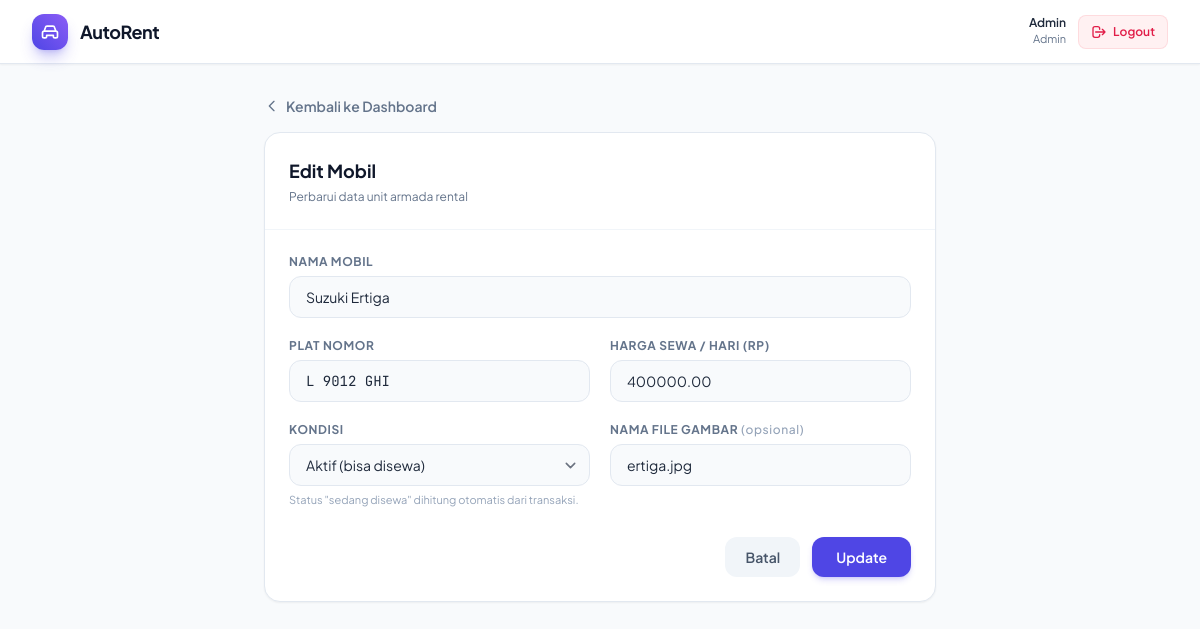
The page /mobil_update.php?id=3 (signed in) on the database its author committed.
### tables this page shows
CREATE TABLE IF NOT EXISTS mobil (
    id_mobil SERIAL PRIMARY KEY,
    nama_mobil VARCHAR(100) NOT NULL,
    plat_nomor VARCHAR(20) UNIQUE NOT NULL,
    harga_sewa_per_hari NUMERIC(10,2) NOT NULL,
    status VARCHAR(20) NOT NULL DEFAULT 'tersedia' CHECK (status IN ('tersedia', 'disewa', 'perbaikan')),
    gambar VARCHAR(255),
    created_at TIMESTAMP DEFAULT CURRENT_TIMESTAMP
);

### bootstrap.php (called while the page is built, shortened)
<?php
spl_autoload_register(function (string $nama_class) {
 $file = __DIR__."/model/" . strtolower($nama_class) . ".php";
 if (file_exists($file)) {
 return;
 }
});

### model/database.php (called while the page is built, shortened)
<?php
class Database
{
    private static ?Database $instance = null;
    private string $host = 'localhost';
    private string $port = '3306';
    private string $dbname = 'persewaan_mobil';
    private string $username = 'root';
    private string $password = '';
    private ?PDO $dbconn = null;
    public static function getInstance(): Database
    {
        if (self::$instance === null) {
            self::$instance = new self();
        }
        return self::$instance;
    }
    public function init_connect(): void
    {
        try {
            $dsn = "mysql:host={$this->host};port={$this->port};dbname={$this->dbname};charset=utf8mb4";
            $this->dbconn = new PDO($dsn, $this->username, $this->password);
            $this->dbconn->setAttribute(PDO::ATTR_ERRMODE, PDO::ERRMODE_EXCEPTION);
        } catch (PDOException $e) {
            throw new DatabaseException("Koneksi ke database {$this->dbname} tidak dapat dibentuk. Error: " . $e->getMessage());
        }
    }
    public function query(string $sql, array $params = [])
    {
        try {
            $sql = preg_replace('/\$[0-9]+/', '?', $sql);
            $stmt = $this->dbconn->prepare($sql);
            $stmt->execute(array_values($params));
            return $stmt;
        } catch (PDOException $e) {
            throw new DatabaseException("Query Error: " . $e->getMessage());
        }
    }
    public function fetchOne($result): ?array
    {
        $row = $result->fetch(PDO::FETCH_ASSOC);
        return $row ?: null;
    }
}

### model/mobil.php (called while the page is built, shortened)
<?php
class Mobil {
    private $dbconn;
    public function __construct()
    {
        $this->dbconn = Database::getInstance();
    }
    public function getById(int $id): ?array
    {
        $result = $this->dbconn->query('SELECT * FROM mobil WHERE id_mobil = $1 LIMIT 1', [$id]);
        return $this->dbconn->fetchOne($result);
    }
}

### mobil_update.php (the view, shortened to what this page needs)
<?php
require_once __DIR__ . '/bootstrap.php';
$mobilModel = new Mobil();
$id = (int) ($_GET['id'] ?? 0);
$mobil = $mobilModel->getById($id);
$inputCls = 'w-full text-sm bg-slate-50 border border-slate-200 rounded-xl px-4 py-2.5 text-slate-800 placeholder-slate-400 focus:bg-white focus:outline-none focus:ring-2 focus:ring-brand-500/20 focus:border-brand-500 transition-all';
$labelCls = 'block text-xs font-bold uppercase tracking-wider text-slate-500 mb-1.5';
?>
<!DOCTYPE html>
<html lang="id">
<head>
    <script src="https://cdn.tailwindcss.com?plugins=forms"></script>
</head>
<body class="font-sans text-slate-800 antialiased min-h-screen bg-slate-50 flex flex-col">
    <div class="app-main flex-1 flex flex-col min-w-0">
        <header class="h-16 bg-white border-b border-slate-200 sticky top-0 z-20 px-4 sm:px-8 flex items-center justify-between gap-4 shadow-sm">
            <a href="dashboard.php" class="flex items-center gap-3 shrink-0">
                <div class="w-9 h-9 rounded-xl bg-gradient-to-tr from-indigo-600 to-violet-500 flex items-center justify-center text-white shadow-lg shadow-indigo-600/30">
                </div>
                <span class="font-bold tracking-tight text-lg text-slate-900">AutoRent</span>
            </a>
            <div class="flex items-center gap-3 shrink-0">
                <div class="text-right hidden sm:block">
                    <p class="text-xs font-semibold text-slate-800">Admin</p>
                    <p class="text-[11px] text-slate-500">Admin</p>
                </div>
                <a href="logout.php" title="Logout"
                   class="inline-flex items-center gap-1.5 px-3 py-2 text-xs font-semibold rounded-lg bg-rose-50 text-rose-600 hover:bg-rose-100 border border-rose-200/60 transition-colors">
                    <svg class="w-4 h-4" fill="none" stroke="currentColor" viewBox="0 0 24 24"><path d="M17 16l4-4m0 0l-4-4m4 4H7m6 4v1a3 3 0 01-3 3H6a3 3 0 01-3-3V7a3 3 0 013-3h4a3 3 0 013 3v1" stroke-linecap="round" stroke-linejoin="round" stroke-width="2"></path></svg>
                    Logout
                </a>
            </div>
        </header>
        <main class="p-4 sm:p-8 flex-1">
            <div class="max-w-2xl mx-auto">
                <a href="dashboard.php" class="inline-flex items-center gap-1.5 text-sm font-semibold text-slate-500 hover:text-brand-600 transition-colors mb-4">
                    <svg class="w-4 h-4" fill="none" stroke="currentColor" viewBox="0 0 24 24"><path d="M15 19l-7-7 7-7" stroke-linecap="round" stroke-linejoin="round" stroke-width="2"></path></svg>
                    Kembali ke Dashboard
                </a>
                <section class="bg-white rounded-2xl border border-slate-200 shadow-sm overflow-hidden">
                    <div class="p-6 border-b border-slate-100">
                        <h1 class="text-lg font-bold text-slate-900">Edit Mobil</h1>
                        <p class="text-xs text-slate-500 mt-1">Perbarui data unit armada rental</p>
                    </div>
                    <form method="POST" class="p-6 space-y-5">
                        <div>
                            <label class="<?= $labelCls ?>" for="nama_mobil">Nama Mobil</label>
                            <input class="<?= $inputCls ?>" type="text" id="nama_mobil" name="nama_mobil" value="<?= htmlspecialchars($mobil['nama_mobil']) ?>" required>
                        </div>
                        <div class="grid grid-cols-1 sm:grid-cols-2 gap-5">
                            <div>
                                <label class="<?= $labelCls ?>" for="plat_nomor">Plat Nomor</label>
                                <input class="<?= $inputCls ?> font-mono" type="text" id="plat_nomor" name="plat_nomor" value="<?= htmlspecialchars($mobil['plat_nomor']) ?>" required>
                            </div>
                            <div>
                                <label class="<?= $labelCls ?>" for="harga_sewa_per_hari">Harga Sewa / Hari (Rp)</label>
                                <input class="<?= $inputCls ?>" type="number" id="harga_sewa_per_hari" name="harga_sewa_per_hari" value="<?= htmlspecialchars($mobil['harga_sewa_per_hari']) ?>" min="0" step="1000" required>
                            </div>
                        </div>
                        <div class="grid grid-cols-1 sm:grid-cols-2 gap-5">
                            <div>
                                <label class="<?= $labelCls ?>" for="status">Kondisi</label>
                                <select class="<?= $inputCls ?>" id="status" name="status">
                                    <option value="tersedia" <?= $mobil['status'] !== 'perbaikan' ? 'selected' : '' ?>>Aktif (bisa disewa)</option>
                                </select>
                                <p class="text-[11px] text-slate-400 mt-1.5">Status &quot;sedang disewa&quot; dihitung otomatis dari transaksi.</p>
                            </div>
                            <div>
                                <label class="<?= $labelCls ?>" for="gambar">Nama File Gambar <span class="normal-case font-medium text-slate-400">(opsional)</span></label>
                                <input class="<?= $inputCls ?>" type="text" id="gambar" name="gambar" value="<?= htmlspecialchars($mobil['gambar'] ?? '') ?>" placeholder="avanza.jpg">
                            </div>
                        </div>
                        <div class="flex items-center justify-end gap-3 pt-2">
                            <a href="dashboard.php" class="px-5 py-2.5 rounded-xl text-sm font-semibold text-slate-600 bg-slate-100 hover:bg-slate-200 transition-colors">Batal</a>
                            <button type="submit" class="px-6 py-2.5 rounded-xl bg-brand-600 hover:bg-brand-500 text-white text-sm font-semibold shadow-md shadow-brand-600/20 transition-colors">Update</button>
                        </div>
                    </form>
                </section>
            </div>
        </main>
    </div>
</body>
</html>

### rows shown on the page
mobil: nama_mobil "Suzuki Ertiga", plat_nomor "L 9012 GHI", harga_sewa_per_hari "400000.00", status "Aktif (bisa disewa)", gambar "ertiga.jpg"
